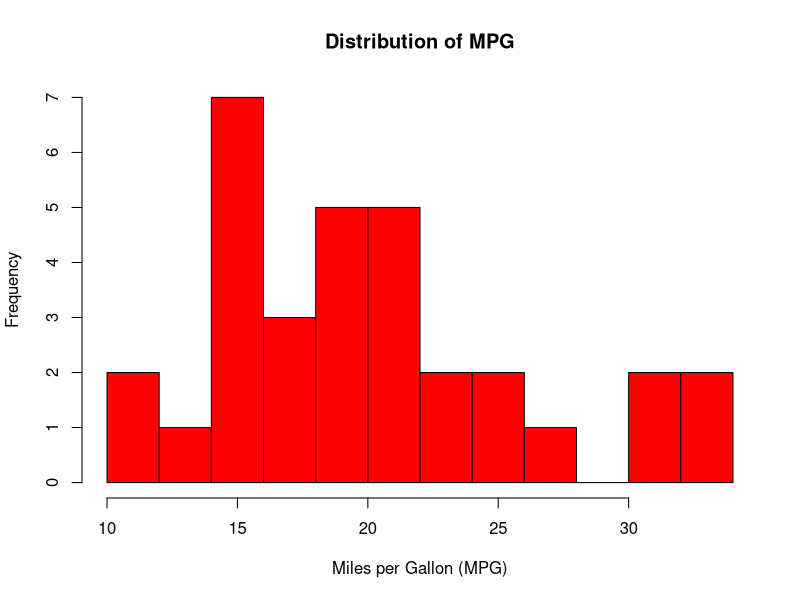
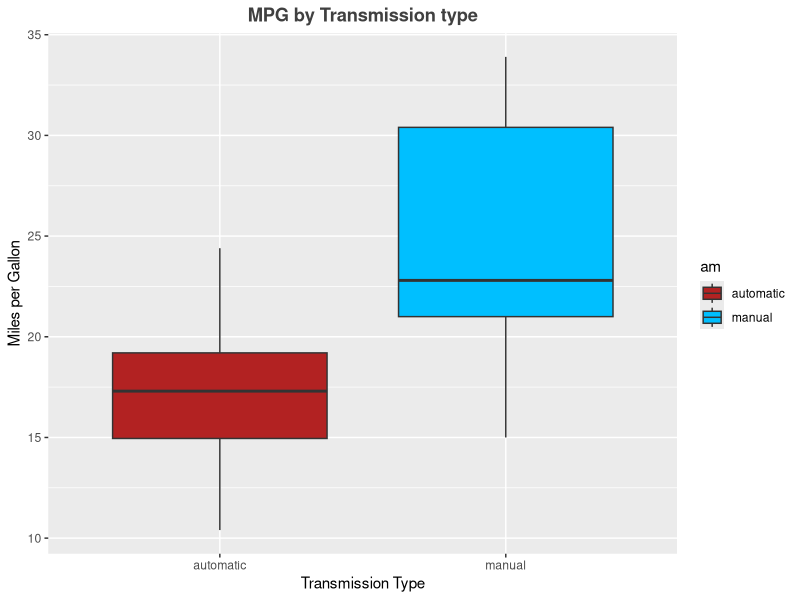
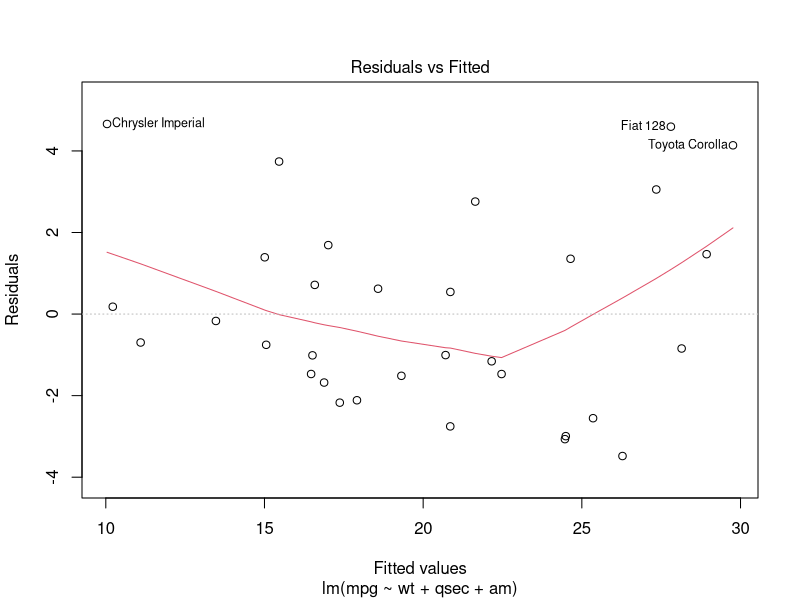
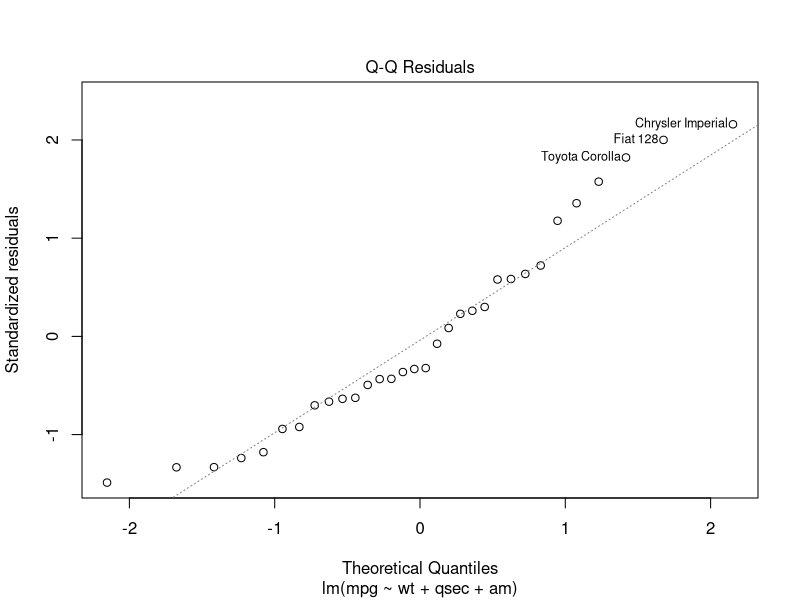
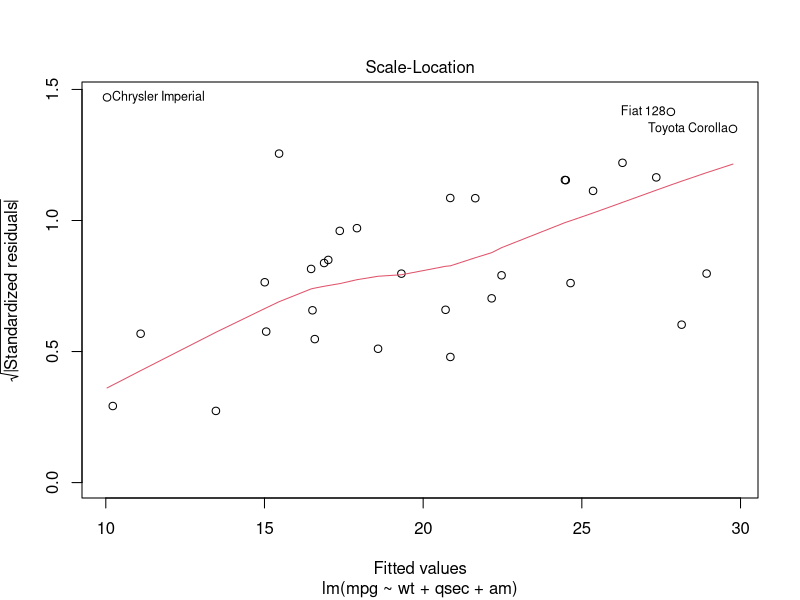
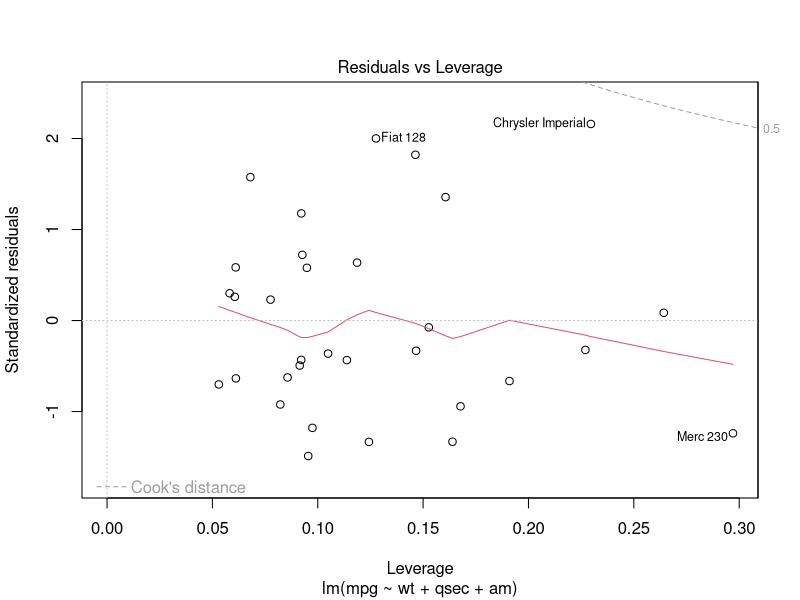

Recreate these plots in R, in order.
library(datasets)
data <- datasets::mtcars
head(data)
dim(data)

str(data$am) # Data type of am is Numeric. Converting to factor
data$am <- as.factor(data$am)
levels(data$am) <- c('automatic','manual') # Renaming the levels as 'automatic' & 'manual'

#Exploratory Data Analysis
### Histogram
hist(data$mpg, breaks = 12,
     xlab='Miles per Gallon (MPG)', main = 'Distribution of MPG', col = 'Red')

### Box Plot
library(ggplot2)
names(data)
box_plot <- ggplot(data = data, aes(x = am, y = mpg))
box_plot <- box_plot + geom_boxplot(aes(fill=am))
box_plot <- box_plot + labs(x = 'Transmission Type', y = 'Miles per Gallon',
                            title = 'MPG by Transmission type')
box_plot <- box_plot + theme(plot.title = element_text(color="grey25", face="bold",hjust=0.5))
box_plot <- box_plot +  scale_fill_manual(values=c("firebrick","deepskyblue")) 
box_plot

# T-test
data_auto <- data[data$am == 'automatic', ]$mpg
data_man <- data[data$am == 'manual', ]$mpg

t.test(data_auto,data_man)

paste('Median of Automatic Cars is: ',print(median(data_auto)))
paste('Median of Manual Cars is: ',print(median(data_man)))

# Linear Regression
model_v1 <- lm(mpg~am, data=data)
summary(model_v1)
model_v1$coefficients
print('The coefficients of the model: ')
model_v1$coefficients

# Multiple Linear Regression
model_v2 <- lm(mpg~., data=data)
summary(model_v2)

# Stepwise regression
install.packages('MASS')
library(MASS)
model_v3 <- stepAIC(model_v2, direction = 'both', trace = F)
summary(model_v3)

### ANOVA
anova(model_v1, model_v3)

# Residual Plots
plot(model_v3)
